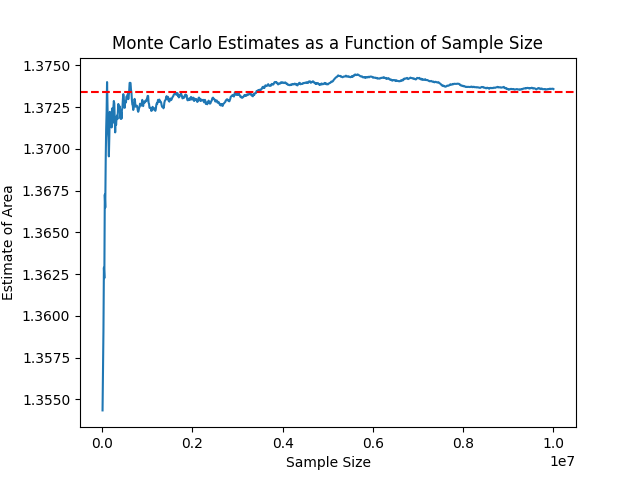

Here is the Python script that generated this plot:
import numpy as np
import matplotlib.pyplot as plt
from scipy.integrate import quad

a = 0  # lower limit of integration
b = 5  # upper limit of integration

def func(x):
    return (1/(1+x**2))

area_quad, _ = quad(func, a, b)

N = 10000000
X = a + (b-a)*np.random.rand(N)
size = np.arange(10000, N+1, 10000)
mc_est = np.zeros(size.shape)
for i, k in enumerate(size):
    Z = X[:k]
    Y = func(Z)
    mc_est[i] = (b-a)*np.mean(Y)

plt.plot(size, mc_est)
plt.axhline(y=area_quad, color='r', linestyle='--')
plt.xlabel('Sample Size')
plt.ylabel('Estimate of Area')
plt.title('Monte Carlo Estimates as a Function of Sample Size')
plt.show()
